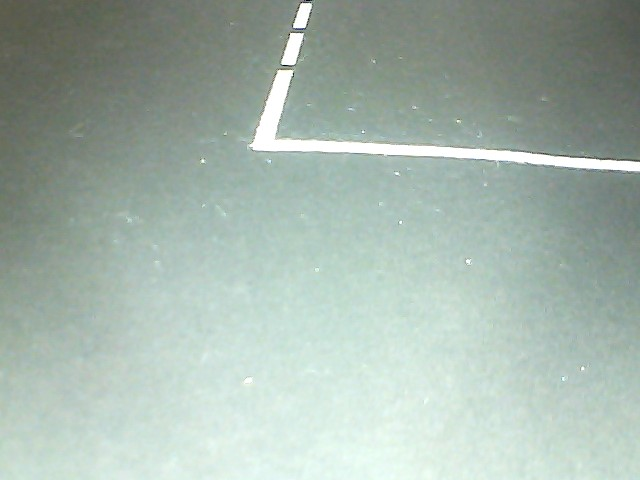
%> input picture Test/Test - Folder/Ref_0.jpg, 640 x 480 px
$ octave Traffic.m   (GNU Octave 9; MATLAB toolbox functions it lacks are replaced by stand-ins)
%> lines starting %> are read from the running program, lines starting %| are printed output that depends on the picture; in (x1, y1, x2, y2) boxes, pixels count from 0 and x2, y2 are one past the last pixel; in counts of white or black regions, pixels touching at a corner belong together; the program's own positions count from 1
clc;
clear all;

oq=imread('Test/Ref_0.jpg');
%> oq is the input picture: size 480x640x3 uint8; mean R, G, B 164.7, 180.8, 171.7
pic1=imresize(oq,[300 300]);

%cam=webcam(2);
%sw=snapshot(cam);
sw=imread('Test/Ref_8.jpg');
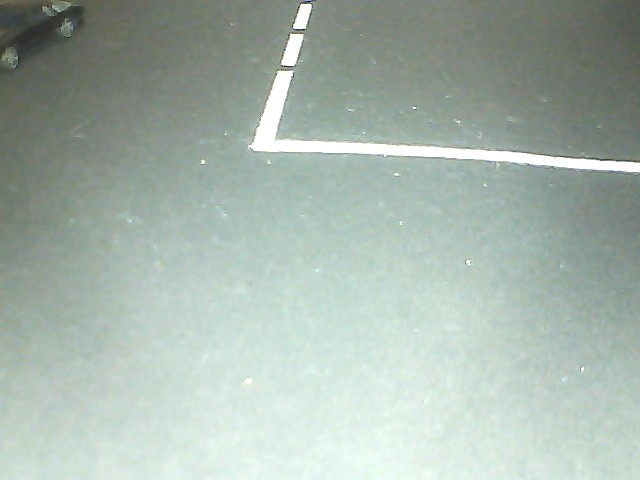
%> input picture Test/Test - Folder/Ref_8.jpg, 640 x 480 px
%> sw is the input picture: size 480x640x3 uint8; mean R, G, B 165.9, 180.4, 171.8
pic2=imresize(sw,[300 300]);

[~,~,z] = size(pic1);
%> z = 3
if(z==1)

else
    pic1 = rgb2gray(pic1);
%> pic1: size 300x300 uint8
end
[~,~,z] = size(pic2);
if(z==1)

else
    pic2 = rgb2gray(pic2);
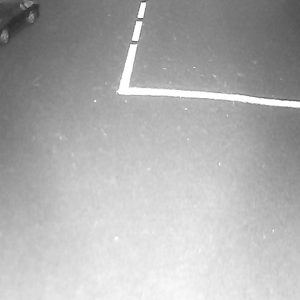
%> pic2: size 300x300 uint8; min 43, max 255, mean 175.1
end
Ib1 = imgaussfilt(pic1,2);
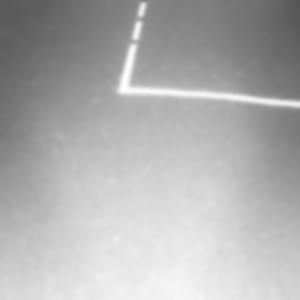
%> Ib1: size 300x300 uint8; min 85, max 255, mean 175
Ib2 = imgaussfilt(pic2,2);
%applying edge detection on first picture
%so that we obtain white and black points and edges of the objects present
%in the picture.

edge_det_pic1 = edge(Ib1, 'canny');
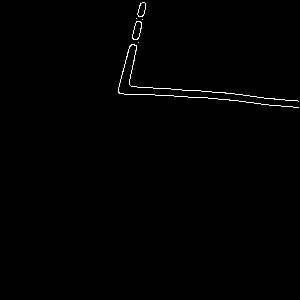
%> edge_det_pic1: size 300x300 logical; 0.6% white in thin lines or dots, all inside (x1, y1, x2, y2) = (118, 2, 299, 108)

%%applying edge detection on second picture
%so that we obtain white and black points and edges of the objects present
%in the picture.

edge_det_pic2 = edge(Ib2,'canny');
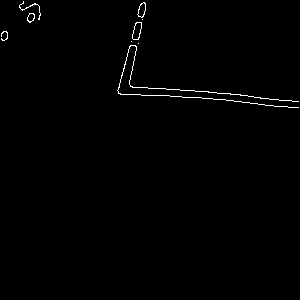
%> edge_det_pic2: size 300x300 logical; 0.73% white in thin lines or dots, all inside (x1, y1, x2, y2) = (1, 1, 299, 108)

ssimval = ssim(pic2,pic1);
%> ssimval = 0.949
peaksnr = psnr(pic2,pic1);
%> peaksnr = 34.22
err = immse(pic2,pic1);
%> err = 24.63


matches = edge_det_pic1 == edge_det_pic2;
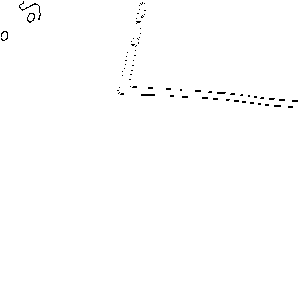
%> matches: size 300x300 logical; 99.5% white; black in thin lines or dots, all inside (x1, y1, x2, y2) = (1, 1, 298, 108)
p = 100 * sum(matches(:)) / numel(matches);
%> p = 99.49

i3 = xor(edge_det_pic1, edge_det_pic2);

%imagesc(i3);

% and for some relative measure

d = sum(i3(:)) / numel(i3);
%> d = 0.00513

disp(ssimval);
%| 0.9492

disp(peaksnr);
%| 34.215

disp(err);
%| 24.634

disp(d);
%| 5.1333e-03

imshowpair(edge_det_pic1,edge_det_pic2,'montage');
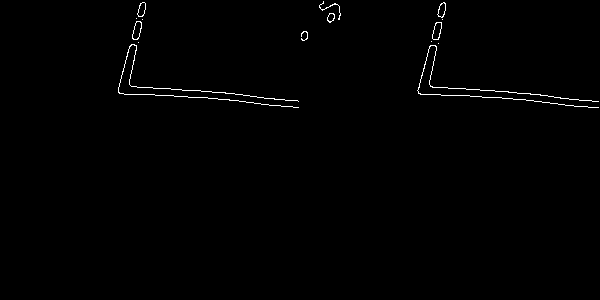
%> displayed picture: size 300x600, on the screen's scale of 0 to 255; 0.66% white in thin lines or dots, all inside (x1, y1, x2, y2) = (118, 1, 599, 108)
